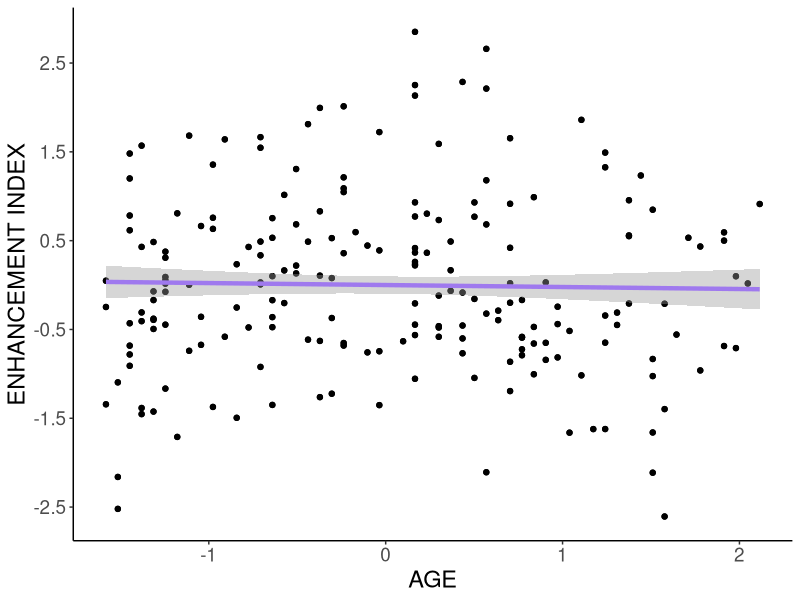
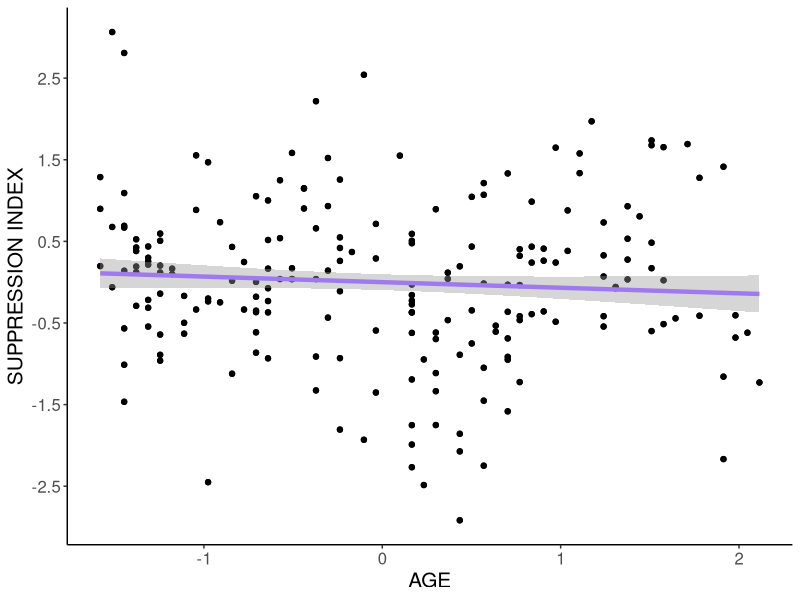
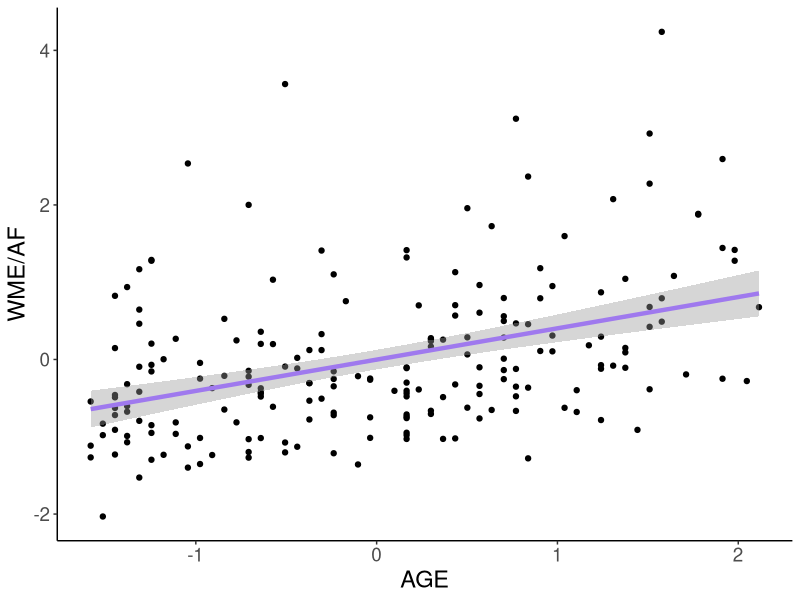
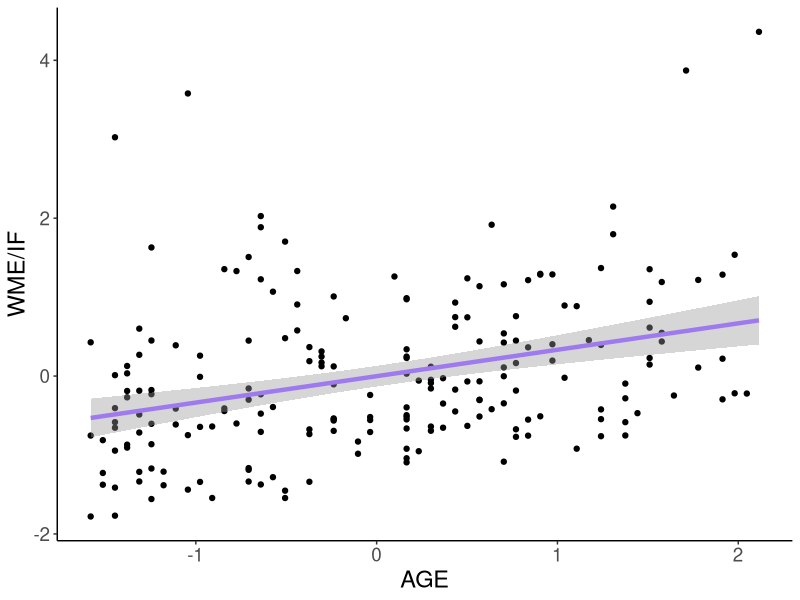
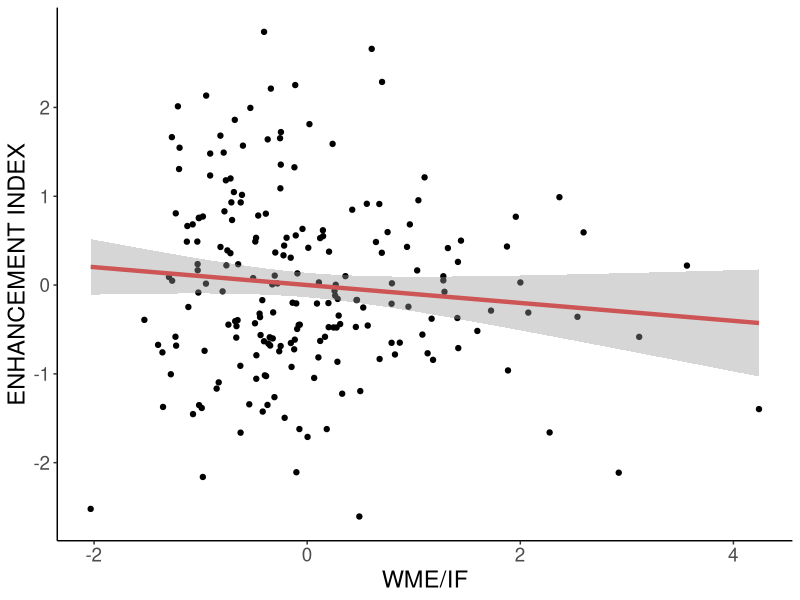
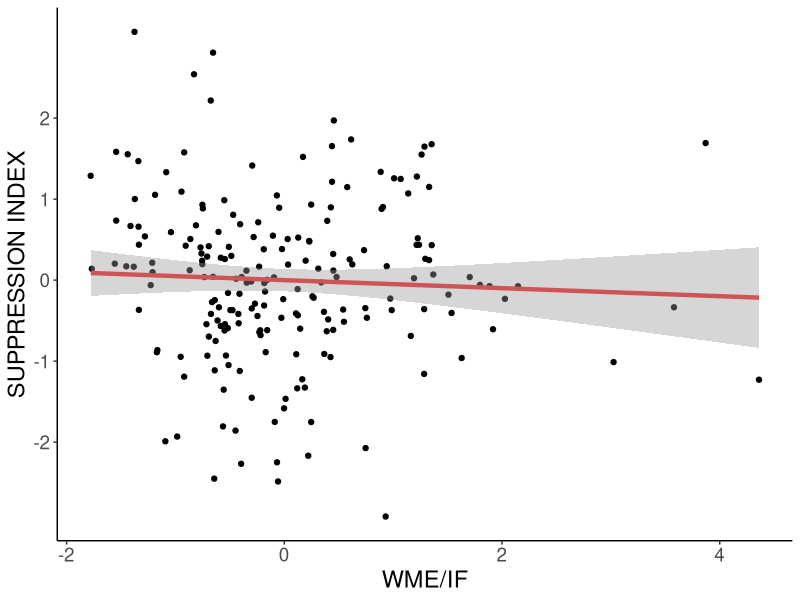
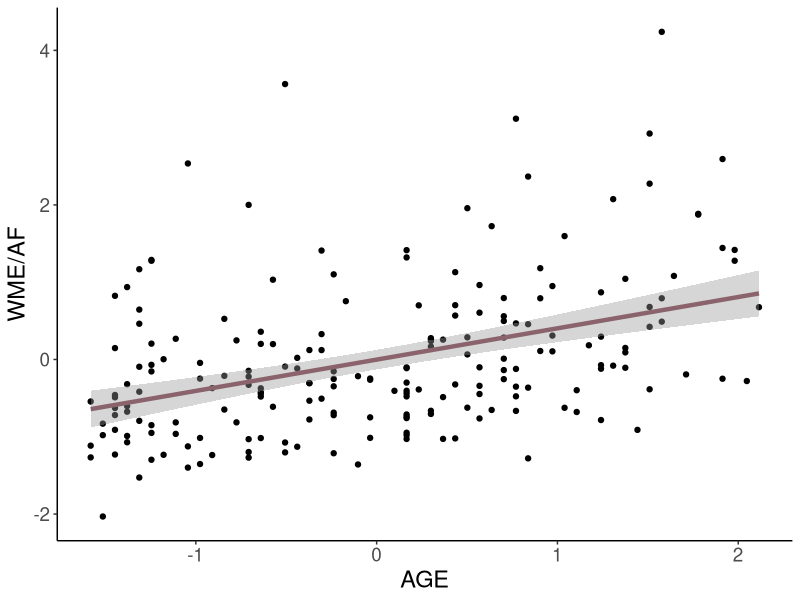
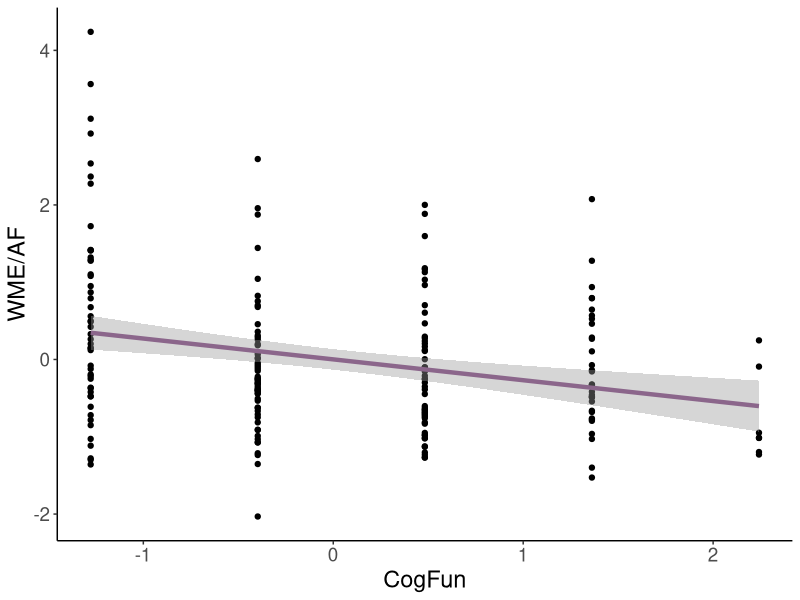

These charts were generated, in order, by the following R code:
library(readxl)
library(rstatix)
library(tidyverse)
library(magrittr)
library(gridExtra)
library(psych)
library(magrittr)


##### GRAFICAS ARTICULO BASICAS ####
data <- read_xlsx("Junto.xlsx",sheet = "PuntajeZ")%>%
  gather(cond_tip_est_val, value, -c("ID","DECADA", "SEXO", "EDAD", "MoCA", 
                                     "ESCOLARIDAD", "CRI_Total","IDARE_R_PUNTAJE",  
                                     "IDARE_E_PUNTAJE","IDERE_R_PUNTAJE",
                                     "IDERE_E_PUNTAJE","COVID_CAT", "SHIPLEY",
                                     "SUEÑO_NOR","SUEÑO_2DA","OCUPA_CAT",
                                     "AMP_ROS","SUP_ROS")) %>%
  separate(cond_tip_est_val, c("VAR","TIPO", "Z"), sep = "_")

ggplot(data = data, aes(x = EDAD, y = AMP_ROS)) +
  geom_point() + geom_smooth(method = "lm", color = "#9F79EE", lwd = 1.5) +
  labs(x = "AGE", y = "ENHANCEMENT INDEX") +  
  theme_classic()+ 
  theme(text = element_text(size=17)) + 
  scale_y_continuous(breaks = seq(-2.5, 2.5))

ggplot(data = data, aes(x = EDAD, y = SUP_ROS)) +
  geom_point() + geom_smooth(method = "lm", color = "#9F79EE", lwd = 1.5) +
  labs(x = "AGE", y = "SUPPRESSION INDEX") +  
  theme_classic()+ 
  theme(text = element_text(size=15)) + 
  scale_y_continuous(breaks = seq(-2.5, 2.5))

filter(data, TIPO=="ROSTROS")%>%
  ggplot(aes(x = EDAD, y = value)) +
  geom_point() +
  geom_smooth(method = "lm", color = "#9F79EE", lwd = 1.5) +
  labs(x = "AGE", y = "WME/AF") +  
  theme_classic()+ 
  theme(text = element_text(size=17))

filter(data, TIPO=="ESCENAS")%>%
  ggplot(aes(x = EDAD, y = value)) +
  geom_point() +
  geom_smooth(method = "lm", color = "#9F79EE", lwd = 1.5) +
  labs(x = "AGE", y = "WME/IF") +  
  theme_classic()+ 
  theme(text = element_text(size=17))


filter(data, TIPO=="ROSTROS")%>%
  ggplot(aes(x = value, y = AMP_ROS)) +
  geom_point() +
  geom_smooth(method = "lm", color = "#CD5555", lwd = 1.5) +
  labs(x = "WME/IF", y = "ENHANCEMENT INDEX") +  
  theme_classic()+ 
  theme(text = element_text(size=17)) + 
  scale_y_continuous(breaks = seq(-2, 2))

filter(data, TIPO=="ESCENAS")%>%
  ggplot(aes(x = value, y = SUP_ROS)) +
  geom_point() +
  geom_smooth(method = "lm", color = "#CD5555", lwd = 1.5) +
  labs(x = "WME/IF", y = "SUPPRESSION INDEX") +  
  theme_classic()+ 
  theme(text = element_text(size=17)) + 
  scale_y_continuous(breaks = seq(-2, 2))



#### GRAFICAS ARTICULO REGRESIONES MULTIPLES Y GRAFICAS DE VIOLIN ####

data2 <- read_xlsx("Junto.xlsx",sheet = "Regresiones")%>%
  gather(var_cond_tipo, value, -c("ID","DECADA","SEXO","EDAD","EDAD_Z","EDAD_CAT","MoCA","MoCA_Z",
                                  "MoCA_CAT","ESCOLARIDAD","ESCOLARIDAD_Z","ESCOLARIDAD_CAT",
                                  "CRI_Total","CRI_Total_Z","CRI_Total_CAT","IDARE_R_PUNTAJE",
                                  "IDARE_R_Z","IDARE_R_CAT","IDARE_E_PUNTAJE","IDARE_E_Z",
                                  "IDARE_E_CAT","IDERE_R_PUNTAJE","IDERE_R_Z","IDERE_R_CAT",
                                  "IDERE_E_PUNTAJE","IDERE_E_Z","IDERE_E_CAT","COVID_CAT",
                                  "SHIPLEY","SHIPLEY_Z","SHIPLEY_CAT","SUEÑO_NOR","SUEÑO_NOR_Z",
                                  "SUEÑO_NOR_CAT","SUEÑO_2DA","SUEÑO_2DA_Z","SUEÑO_2DA_CAT",	
                                  "OCUPACION","OCUPAC_CAT","OCUPA_Z","OCUPA_CAT","AMP_ROS",
                                  "AMP_ROS_Z","SUP_ROS","SUP_ROS_Z")) %>%
  separate(var_cond_tipo, c("VAR","COND","TIPO"), sep = "_")

### AMPLIFICACION - ROSTROS 

filter(data, TIPO=="ROSTROS")%>%
  ggplot(aes(x = EDAD, y = value)) +
  geom_point() +
  geom_smooth(method = "lm", color = "#8B636C", lwd = 1.5) +
  labs(x = "AGE", y = "WME/AF") +  
  theme_classic()+ 
  theme(text = element_text(size = 17))

filter(data, TIPO=="ROSTROS")%>%
  ggplot(aes(x = MoCA, y = value)) +
  geom_point() +
  geom_smooth(method = "lm", color = "#8B668B", lwd = 1.5) +
  labs(x = "CogFun", y = "WME/AF") +  
  theme_classic()+ 
  theme(text = element_text(size = 17))

filter(data, TIPO=="ROSTROS")%>%
  ggplot(aes(x = OCUPA_CAT, y = value)) +
  geom_point() +
  geom_smooth(method = "lm", color = "#8B6969", lwd = 1.5) +
  labs(x = "Occup", y = "WME/AF") +  
  theme_classic()+ 
  theme(text = element_text(size = 17)) 

filter(data2, COND== "ROSTROS", TIPO== "Z", !EDAD_CAT=="MEDIO") %>%
  ggplot(aes(y=value, x=EDAD_CAT, fill=EDAD_CAT)) + 
  scale_fill_brewer(palette="BuPu") +
  geom_boxplot() +
  geom_jitter(size=.2) +
  labs(x = "Age Group", y = "WME/AF") +
  theme_classic()+ 
  theme(legend.position = "none") +
  theme(text = element_text(size = 17))

filter(data2, COND== "ROSTROS", TIPO== "Z", !MoCA_CAT=="MEDIO") %>%
  ggplot(aes(y=value, x=MoCA_CAT, fill=MoCA_CAT)) + 
  scale_fill_brewer(palette="PuRd") +
  geom_boxplot() +
  geom_jitter(size=.2) +
  labs(x = "CogFun Group", y = "WME/AF") +
  ylim (-1, 3) +
  theme_classic()+ 
  theme(legend.position = "none") +
  theme(text = element_text(size = 17))


### SUPRESION - ESCENAS 

filter(data, TIPO=="ESCENAS")%>%
  ggplot(aes(x = EDAD, y = value)) +
  geom_point() +
  geom_smooth(method = "lm", color = "#8B636C", lwd = 1.5) +
  labs(x = "Age", y = "WME/IF") +  
  ylim (-1, 3) +
  theme_classic()+ 
  theme(text = element_text(size = 17))

filter(data, TIPO=="ESCENAS")%>%
  ggplot(aes(x = CRI_Total, y = value)) +
  geom_point() +
  geom_smooth(method = "lm", color = "#8B5A00", lwd = 1.5) +
  labs(x = "CogRes", y = "WME/IF") +  
  xlim (-1,2) + ylim (-1, 3) +
  theme_classic()+ 
  theme(text = element_text(size = 17))

filter(data, TIPO=="ESCENAS")%>%
  ggplot(aes(x = MoCA, y = value)) +
  geom_point() +
  geom_smooth(method = "lm", color = "#8B668B", lwd = 1.5) +
  labs(x = "CogFun", y = "WME/IF") +  
  ylim (-1, 3) +
  theme_classic()+ 
  theme(text = element_text(size = 17)) 

filter(data2, COND== "ESCENAS", TIPO== "Z", !CRI_Total_CAT=="MEDIO")%>%
  ggplot(aes(x = SUP_ROS_Z, y = value, colour= CRI_Total_CAT)) +
  geom_point() +
  geom_smooth(method = "lm", se = FALSE) +
  labs(x = "SUPPRESSION INDEX", y = "WME/IF", color = "CRI_Total_CAT") +
  ylim (-1, 3) +
  theme_classic()+ 
  theme(text = element_text(size = 17))

filter(data2, COND== "ESCENAS", TIPO== "Z", !EDAD_CAT=="MEDIO") %>%
  ggplot(aes(y=value, x=EDAD_CAT, fill=EDAD_CAT)) + 
  scale_fill_brewer(palette="BuPu") +
  geom_boxplot() +
  geom_jitter(size=.2) +
  labs(x = "Age Group", y = "WME/IF") +
  ylim (-1, 3) +
  theme_classic()+ 
  theme(legend.position = "none") +
  theme(text = element_text(size = 17))

filter(data2, COND== "ESCENAS", TIPO== "Z", !CRI_Total_CAT=="MEDIO") %>%
  ggplot(aes(y=value, x=CRI_Total_CAT, fill=CRI_Total_CAT)) + 
  scale_fill_brewer(palette="RdPu") +
  geom_boxplot() +
  geom_jitter(size=.2) +
  labs(x = "CogRes Group", y = "WME/IF") +
  ylim (-1, 3) +
  theme_classic()+ 
  theme(legend.position = "none") +
  theme(text = element_text(size = 17))

filter(data2, COND== "ESCENAS", TIPO== "Z", !MoCA_CAT=="MEDIO") %>%
  ggplot(aes(y=value, x=MoCA_CAT, fill=MoCA_CAT)) + 
  scale_fill_brewer(palette="PuRd") +
  geom_boxplot() +
  geom_jitter(size=.2) +
  labs(x = "CogFun Group", y = "WME/IF") +
  ylim (-1, 3) +
  theme_classic()+ 
  theme(legend.position = "none") +
  theme(text = element_text(size = 17))



### ROSTROS 

filter(data, TIPO=="ROSTROS")%>%
  ggplot(aes(x = CRI_Total, y = value)) +
  geom_point() +
  geom_smooth(method = "lm", color = "#8B5A00", lwd = 1.5) +
  labs(x = "CogRes", y = "WME/AF") +  
  theme_classic()+ 
  theme(text = element_text(size = 17)) 

filter(data, TIPO=="ROSTROS")%>%
  ggplot(aes(x = MoCA, y = value)) +
  geom_point() +
  geom_smooth(method = "lm", color = "#8B668B", lwd = 1.5) +
  labs(x = "CogFun", y = "WME/AF") +  
  theme_classic()+ 
  theme(text = element_text(size = 17))

filter(data2, COND== "ROSTROS", TIPO== "Z", !SUEÑO_NOR_CAT=="MEDIO")%>%
  ggplot(aes(x = EDAD_Z, y = value, colour= SUEÑO_NOR_CAT)) +
  geom_point() +
  geom_smooth(method = "lm", se = FALSE) +
  labs(x = "Age", y = "WME/AF", color = "SUEÑO_NOR_CAT") +
  theme_classic()+ 
  theme(text = element_text(size = 17))

filter(data2, COND== "ROSTROS", TIPO== "Z", !MoCA_CAT=="MEDIO") %>%
  ggplot(aes(y=value, x=MoCA_CAT, fill=MoCA_CAT)) + 
  scale_fill_brewer(palette="PuRd") +
  geom_boxplot() +
  geom_jitter(size=.2) +
  labs(x = "CogFun Group", y = "WME/AF") +
  theme_classic()+ 
  theme(legend.position = "none") +
  theme(text = element_text(size = 17))



### ESCENAS

filter(data, TIPO=="ESCENAS")%>%
  ggplot(aes(x = IDARE_E_PUNTAJE, y = value)) +
  geom_point() +
  geom_smooth(method = "lm", color = "#008B8B", lwd = 1.5) +
  labs(x = "SAnx", y = "WME/IF") +  
  theme_classic()+ 
  theme(text = element_text(size = 17))

filter(data, TIPO=="ESCENAS")%>%
  ggplot(aes(x = MoCA, y = value)) +
  geom_point() +
  geom_smooth(method = "lm", color = "#8B668B", lwd = 1.5) +
  labs(x = "CogFun", y = "WME/IF") +  
  theme_classic()+ 
  theme(text = element_text(size = 17))

filter(data2, COND== "ESCENAS", TIPO== "Z", !IDERE_E_CAT=="MEDIO")%>%
  ggplot(aes(x = EDAD_Z, y = value, colour= IDERE_E_CAT)) +
  geom_point() +
  geom_smooth(method = "lm", se = FALSE) +
  labs(x = "Age", y = "WME/IF", color = "IDERE_E_CAT") +
  theme_classic()+ 
  ylim (-2, 3) +
  theme(text = element_text(size = 17))

filter(data2, COND== "ESCENAS", TIPO== "Z", !MoCA_CAT=="MEDIO") %>%
  ggplot(aes(y=value, x=MoCA_CAT, fill=MoCA_CAT)) + 
  scale_fill_brewer(palette="PuRd") +
  geom_boxplot() +
  geom_jitter(size=.2) +
  labs(x = "CogFun Group", y = "WME/IF") +
  theme_classic()+ 
  theme(legend.position = "none") +
  theme(text = element_text(size = 17))

filter(data2, COND== "ESCENAS", TIPO== "Z", !IDERE_E_CAT=="MEDIO") %>%
  ggplot(aes(y=value, x=IDERE_E_CAT, fill=IDERE_E_CAT)) + 
  scale_fill_brewer(palette="YlGn") +
  geom_boxplot() +
  geom_jitter(size=.2) +
  labs(x = "SAnx Group", y = "WME/IF") +
  theme_classic()+ 
  theme(legend.position = "none") +
  theme(text = element_text(size = 17))


### AMPLIFIFCACION

ggplot(data = data, aes(x = ESCOLARIDAD, y = AMP_ROS)) +
  geom_point() + geom_smooth(method = "lm", color = "#5F9EA0", lwd = 1.5) +
  labs(x = "YS", y = "ENHANCEMENT INDEX") +  
  theme_classic() +
  theme(text = element_text(size = 17))

ggplot(data = data, aes(x = CRI_Total, y = AMP_ROS)) +
  geom_point() + geom_smooth(method = "lm", color = "#8B5A00", lwd = 1.5) +
  labs(x = "CogRes", y = "ENHANCEMENT INDEX") +  
  theme_classic() +
  theme(text = element_text(size = 17))

ggplot(data = data, aes(x = IDARE_E_PUNTAJE, y = AMP_ROS)) +
  geom_point() + geom_smooth(method = "lm", color = "#509FC7", lwd = 1.5) +
  labs(x = "SAnx", y = "ENHANCEMENT INDEX") +  
  theme_classic() +
  theme(text = element_text(size = 17))

ggplot(data = data, aes(x = IDERE_R_PUNTAJE, y = AMP_ROS)) +
  geom_point() + geom_smooth(method = "lm", color = "#4A708B", lwd = 1.5) +
  labs(x = "TDep", y = "ENHANCEMENT INDEX") +  
  theme_classic() +
  theme(text = element_text(size = 17))

ggplot(data = data, aes(x = OCUPA_CAT, y = AMP_ROS)) +
  geom_point() + geom_smooth(method = "lm", color = "#8B6969", lwd = 1.5) +
  labs(x = "Occup", y = "ENHANCEMENT INDEX") +  
  theme_classic() +
  theme(text = element_text(size = 17))


filter(data2, !CRI_Total_CAT=="MEDIO")%>%
  ggplot(aes(x = EDAD_Z, y = AMP_ROS_Z, colour= CRI_Total_CAT)) +
  geom_point() +
  geom_smooth(method = "lm", se = FALSE) +
  labs(x = "Age", y = "ENHANCEMENT INDEX", color = "CRI_CAT") +
  theme_classic()+ 
  theme(text = element_text(size = 17))


filter(data2, !ESCOLARIDAD_CAT=="MEDIO") %>%
  ggplot(aes(y=AMP_ROS_Z, x=ESCOLARIDAD_CAT, fill=ESCOLARIDAD_CAT)) +
  scale_fill_brewer(palette="Reds") +
  geom_boxplot() +
  geom_jitter(size=.2) +
  labs(x = "YS Group", y = "ENHANCEMENT INDEX") +
  theme_classic()+ 
  theme(legend.position = "none") +
  ylim (-2, 2) +
  theme(text = element_text(size = 17))

filter(data2, !IDARE_E_CAT=="MEDIO") %>%
  ggplot(aes(y=AMP_ROS_Z, x=IDARE_E_CAT, fill=IDARE_E_CAT)) +
  scale_fill_brewer(palette="BuGn") +
  geom_boxplot() +
  geom_jitter(size=.2) +
  labs(x = "SAnx Group", y = "ENHANCEMENT INDEX") +
  theme_classic()+ 
  theme(legend.position = "none") +
  theme(text = element_text(size = 17))

filter(data2, !IDERE_R_CAT=="MEDIO") %>%
  ggplot(aes(y=AMP_ROS_Z, x=IDERE_R_CAT, fill=IDERE_R_CAT)) +
  scale_fill_brewer(palette="Greens") +
  geom_boxplot() +
  geom_jitter(size=.2) +
  labs(x = "TDep Group", y = "ENHANCEMENT INDEX") +
  theme_classic()+ 
  theme(legend.position = "none") +
  ylim (-2, 2) +
  theme(text = element_text(size = 17))

filter(data2, !OCUPA_CAT=="MEDIO") %>%
  ggplot(aes(y=AMP_ROS_Z, x=OCUPA_CAT, fill=OCUPA_CAT)) +
  scale_fill_brewer(palette="PuBuGn") +
  geom_boxplot() +
  geom_jitter(size=.2) +
  labs(x = "Occup Group", y = "ENHANCEMENT INDEX") +
  theme_classic()+ 
  theme(legend.position = "none") +
  ylim (-2, 2) +
  theme(text = element_text(size = 17))


### SUPRESION

filter(data2, !CRI_Total_CAT=="MEDIO")%>%
  ggplot(aes(x = EDAD_Z, y = SUP_ROS_Z, colour= CRI_Total_CAT)) +
  geom_point() +
  geom_smooth(method = "lm", se = FALSE) +
  labs(x = "Age", y = "SUPPRESSION INDEX", color = "CRI_CAT") +
  theme_classic()+ 
  ylim (-2, 2) +
  theme(text = element_text(size = 17))











